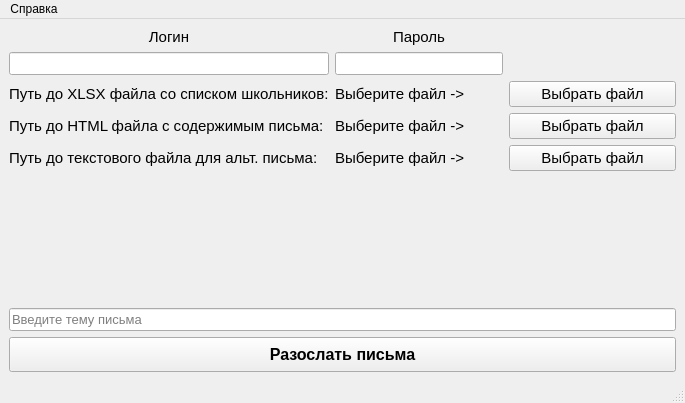
<?xml version="1.0" encoding="UTF-8"?>
<ui version="4.0">
 <class>MainWindow</class>
 <widget class="QMainWindow" name="MainWindow">
  <property name="geometry">
   <rect>
    <x>0</x>
    <y>0</y>
    <width>685</width>
    <height>403</height>
   </rect>
  </property>
  <property name="windowTitle">
   <string>MainWindow</string>
  </property>
  <widget class="QWidget" name="centralwidget">
   <layout class="QGridLayout" name="gridLayout_2">
    <item row="0" column="0">
     <layout class="QGridLayout" name="gridLayout">
      <item row="3" column="2">
       <widget class="QPushButton" name="choose_html_file_btn">
        <property name="font">
         <font>
          <pointsize>11</pointsize>
         </font>
        </property>
        <property name="text">
         <string>Выбрать файл</string>
        </property>
       </widget>
      </item>
      <item row="2" column="2">
       <widget class="QPushButton" name="choose_file_btn">
        <property name="font">
         <font>
          <pointsize>11</pointsize>
         </font>
        </property>
        <property name="text">
         <string>Выбрать файл</string>
        </property>
       </widget>
      </item>
      <item row="0" column="0">
       <widget class="QLabel" name="label">
        <property name="font">
         <font>
          <pointsize>11</pointsize>
         </font>
        </property>
        <property name="layoutDirection">
         <enum>Qt::LeftToRight</enum>
        </property>
        <property name="text">
         <string>Логин</string>
        </property>
        <property name="alignment">
         <set>Qt::AlignBottom|Qt::AlignHCenter</set>
        </property>
       </widget>
      </item>
      <item row="2" column="1">
       <widget class="QLabel" name="excel_filename_label">
        <property name="font">
         <font>
          <pointsize>11</pointsize>
         </font>
        </property>
        <property name="text">
         <string>Выберите файл -&gt;</string>
        </property>
       </widget>
      </item>
      <item row="4" column="1">
       <widget class="QLabel" name="txt_filename_label">
        <property name="font">
         <font>
          <pointsize>11</pointsize>
         </font>
        </property>
        <property name="text">
         <string>Выберите файл -&gt;</string>
        </property>
       </widget>
      </item>
      <item row="3" column="0">
       <widget class="QLabel" name="label_4">
        <property name="font">
         <font>
          <pointsize>11</pointsize>
         </font>
        </property>
        <property name="text">
         <string>Путь до HTML файла с содержимым письма:</string>
        </property>
       </widget>
      </item>
      <item row="1" column="2">
       <spacer name="horizontalSpacer">
        <property name="orientation">
         <enum>Qt::Horizontal</enum>
        </property>
        <property name="sizeHint" stdset="0">
         <size>
          <width>30</width>
          <height>20</height>
         </size>
        </property>
       </spacer>
      </item>
      <item row="0" column="1">
       <widget class="QLabel" name="label_2">
        <property name="font">
         <font>
          <pointsize>11</pointsize>
         </font>
        </property>
        <property name="text">
         <string>Пароль</string>
        </property>
        <property name="alignment">
         <set>Qt::AlignBottom|Qt::AlignHCenter</set>
        </property>
       </widget>
      </item>
      <item row="2" column="0">
       <widget class="QLabel" name="label_3">
        <property name="font">
         <font>
          <pointsize>11</pointsize>
         </font>
        </property>
        <property name="text">
         <string>Путь до XLSX файла со списком школьников:</string>
        </property>
       </widget>
      </item>
      <item row="3" column="1">
       <widget class="QLabel" name="html_filename_label">
        <property name="font">
         <font>
          <pointsize>11</pointsize>
         </font>
        </property>
        <property name="text">
         <string>Выберите файл -&gt;</string>
        </property>
       </widget>
      </item>
      <item row="1" column="1">
       <widget class="QLineEdit" name="password_input">
        <property name="font">
         <font>
          <pointsize>10</pointsize>
         </font>
        </property>
        <property name="echoMode">
         <enum>QLineEdit::Password</enum>
        </property>
       </widget>
      </item>
      <item row="4" column="2">
       <widget class="QPushButton" name="choose_txt_file_btn">
        <property name="font">
         <font>
          <pointsize>11</pointsize>
         </font>
        </property>
        <property name="text">
         <string>Выбрать файл</string>
        </property>
       </widget>
      </item>
      <item row="5" column="0" colspan="3">
       <spacer name="verticalSpacer">
        <property name="orientation">
         <enum>Qt::Vertical</enum>
        </property>
        <property name="sizeHint" stdset="0">
         <size>
          <width>20</width>
          <height>40</height>
         </size>
        </property>
       </spacer>
      </item>
      <item row="7" column="0" colspan="3">
       <widget class="QPushButton" name="send">
        <property name="minimumSize">
         <size>
          <width>0</width>
          <height>35</height>
         </size>
        </property>
        <property name="font">
         <font>
          <pointsize>12</pointsize>
          <weight>75</weight>
          <bold>true</bold>
         </font>
        </property>
        <property name="text">
         <string>Разослать письма</string>
        </property>
       </widget>
      </item>
      <item row="1" column="0">
       <widget class="QLineEdit" name="login_input">
        <property name="font">
         <font>
          <pointsize>10</pointsize>
         </font>
        </property>
       </widget>
      </item>
      <item row="4" column="0">
       <widget class="QLabel" name="label_5">
        <property name="font">
         <font>
          <pointsize>11</pointsize>
         </font>
        </property>
        <property name="text">
         <string>Путь до текстового файла для альт. письма:</string>
        </property>
       </widget>
      </item>
      <item row="6" column="0" colspan="3">
       <widget class="QLineEdit" name="message_subject">
        <property name="font">
         <font>
          <pointsize>10</pointsize>
         </font>
        </property>
        <property name="placeholderText">
         <string>Введите тему письма</string>
        </property>
       </widget>
      </item>
     </layout>
    </item>
   </layout>
  </widget>
  <widget class="QMenuBar" name="menubar">
   <property name="geometry">
    <rect>
     <x>0</x>
     <y>0</y>
     <width>685</width>
     <height>21</height>
    </rect>
   </property>
   <widget class="QMenu" name="menu">
    <property name="title">
     <string>Справка</string>
    </property>
    <addaction name="open_about"/>
   </widget>
   <addaction name="menu"/>
  </widget>
  <widget class="QStatusBar" name="statusbar"/>
  <action name="open_about">
   <property name="text">
    <string>Открыть справку</string>
   </property>
  </action>
 </widget>
 <resources/>
 <connections/>
</ui>
